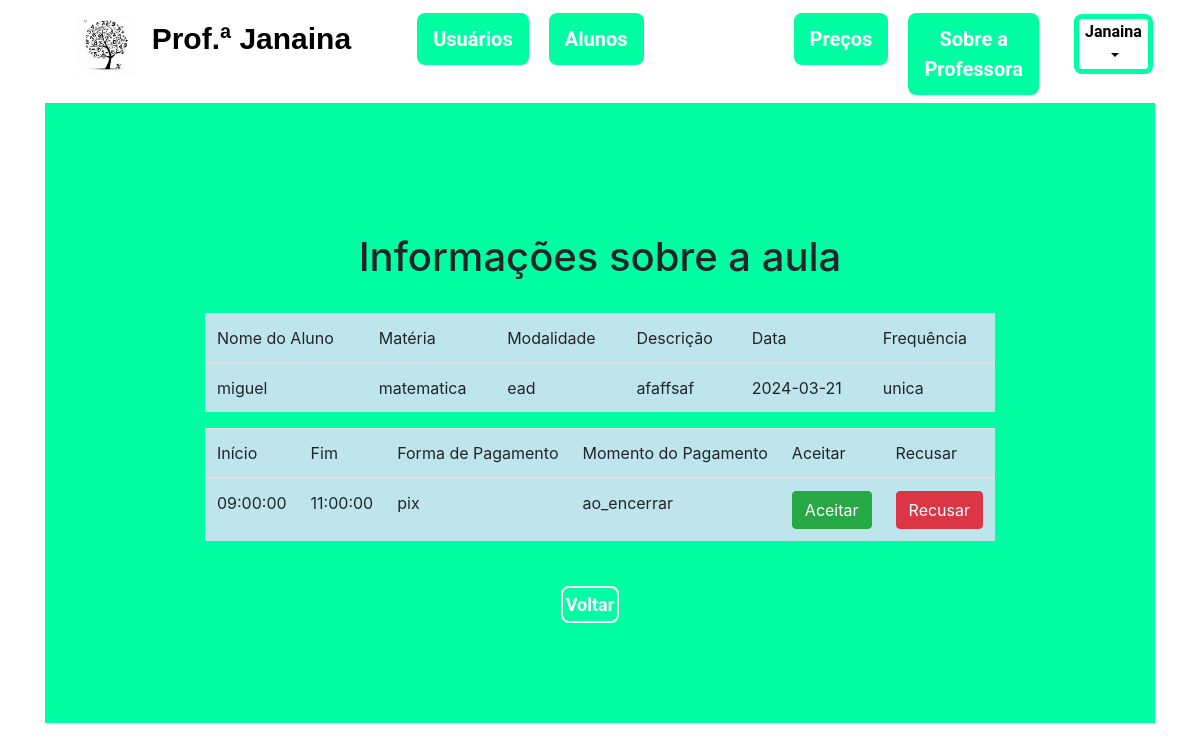
/AgendaPHP/view/verAula.php?id=26 (signed in), run on the app's committed database.
### tables this page shows
CREATE TABLE `aula` (
  `id_aula` int(11) NOT NULL,
  `id_usuario` int(11) NOT NULL,
  `materia` varchar(255) NOT NULL,
  `tipo_aula` varchar(20) NOT NULL,
  `descricao` text NOT NULL,
  `data_aula` varchar(20) NOT NULL,
  `horario_inicio` time NOT NULL,
  `horario_fim` time NOT NULL,
  `metodo_pagamento` enum('pix','dinheiro') DEFAULT NULL,
  `momento_pagamento` enum('ao_encerrar','final_mes','inicio_mes') DEFAULT 'ao_encerrar',
  `frequencia` varchar(20) NOT NULL
);

CREATE TABLE `usuario` (
  `id_usuario` int(11) NOT NULL,
  `nome` varchar(255) NOT NULL,
  `email` varchar(255) NOT NULL,
  `telefone` varchar(11) NOT NULL,
  `tipo` enum('desenvolvedor','professor','aluno') DEFAULT 'aluno',
  `senha` varchar(255) NOT NULL,
  `status` varchar(11) NOT NULL DEFAULT 'ativo'
);

### AgendaPHP/model/conexaoDB.php (called while the page is built, shortened)
<?php
    function connect(){
        $servidor='db';
        $nomeUsuario='php_docker';
        $senhaUsuario='password';
        $base='agenda';
        $conexao=mysqli_connect($servidor, $nomeUsuario, $senhaUsuario, $base) or die(mysqli_connect_error());
        return $conexao;
    }
    function query($sql) {
        global $conexao;
        mysqli_query($conexao, "SET CHARACTER SET utf8");
        $query = mysqli_query($conexao, $sql) or die(mysqli_error($conexao));
        return $query;
    }
?>

### AgendaPHP/model/crudAula.php (called while the page is built, shortened)
<?php
include_once 'conexaoDB.php';
function mostrarAgendamentoAlterar($id){
    $consulta = query("SELECT * FROM aula WHERE id_aula = $id");
    if (mysqli_num_rows($consulta) > 0) {
        $resultado = mysqli_fetch_assoc($consulta);
        return $resultado;
    }
    return 'sem resultados';
}
function buscarUsuario($id_usuario){
    $consultaNome = query("SELECT usuario.nome FROM usuario INNER JOIN aula ON usuario.id_usuario = aula.id_usuario
                            WHERE aula.id_usuario = $id_usuario");
    if (mysqli_num_rows($consultaNome) > 0) {
        $resultado = mysqli_fetch_assoc($consultaNome);
        return $resultado['nome'];
    }
}
function mostrarRequisicoesAlterar($id){
    $consulta = query("SELECT * FROM requisicao WHERE id_requisicao = $id");
    if (mysqli_num_rows($consulta) > 0) {
        $resultado = mysqli_fetch_assoc($consulta);
        return $resultado;
    }
    return 'sem resultados';
}
?>

### AgendaPHP/view/verAula.php (the view, shortened to what this page needs)
<!DOCTYPE html>
<html lang="pt-br">
<head>
    <link rel="stylesheet" href="../css/reset.css">
    <link rel="stylesheet" href="../css/geral.css">
    <link rel="stylesheet" href="https://cdn.jsdelivr.net/npm/bootstrap@4.0.0/dist/css/bootstrap.min.css"
>
    <link href="https://fonts.cdnfonts.com/css/love-light" rel="stylesheet">
</head>
<body>
    <?php
        if(isset($_SESSION['email'])){
            $nomeCompleto = $_SESSION['nome'];
            $partesNome = explode(' ', $nomeCompleto);
            $primeiroNome = $partesNome[0];
        }
    ?>
    <div class="container">
        <nav class="navbar navbar-expand-lg">
            <div class="container-fluid">
                <ul class="navbar-nav me-auto mb-2 mb-lg-0">
                    <a href="paginaPrincipal.php" class="navbar-brand">
                        <img src="../images/logo.jpg" alt="logo do site" width="60">
                        <p class="logo_site">Prof.ª Janaina</p>
                    </a>
                    <li class="nav-item">
                        <button type="button" class="btn-mint"><a class="nav-link active" aria-current="page"
                                href="#">Usuários</a></button>
                    </li>
                    <li class="nav-item">
                        <button type="button" class="btn-mint"><a class="nav-link"
                                href="mostrarAlunos.php">Alunos</a></button>
                    </li>
                    <li class="nav-item espacado">
                        <button type="button" class="btn-mint"><a class="nav-link"
                                href="../view/precos.php">Preços</a></button>
                    </li>
                    <li class="nav-item">
                        <button type="button" class="btn-mint"><a class="nav-link" href="../view/sobre.php">Sobre a
                                Professora</a></button>
                    </li>
                </ul>
            </div>
            <div class="dropdown">
                <button class="user-btn dropdown-toggle" type="button" id="dropdownMenuButton" data-toggle="dropdown"
                    aria-haspopup="true" aria-expanded="false">
                    <?php echo $primeiroNome; ?>
                </button>
            </div>
        </nav>
        <div class="meuContainer">
            <h1>Informações sobre a aula</h1>
            <div class="table-responsive-lg">
                <table class='table table-info'>
                    <thead>
                        <tr>
                            <th scope='col'>Nome do Aluno</th>
                            <th scope='col'>Matéria</th>
                            <th scope='col'>Modalidade</th>
                            <th scope='col'>Descrição</th>
                            <th scope="col">Data</th>
                            <th scope="col">Frequência</th>
                        </tr>
                    </thead>
                    <?php
                        include '../model/crudAula.php';
                        $id = $_GET["id"];
                        $resultado = mostrarRequisicoesAlterar($id);
                        $aula = mostrarAgendamentoAlterar($resultado['id_aula']);
                    ?>
                        <tr>
                            <td><?php echo buscarUsuario($aula['id_usuario']) ?>
                            <td><?php echo $aula['materia'] ?>
                            <td><?php echo $aula['tipo_aula'] ?>
                            <td><?php echo $aula['descricao'] ?>
                            <td><?php echo ($aula['data_aula'])?>
                            <td><?php echo $aula['frequencia'] ?>
                        </tr>
                </table>
                <table class='table table-info'>
                    <thead>
                    <tr>
                            <th scope="col">Início</th>
                            <th scope='col'>Fim</th>
                            <th scope='col'>Forma de Pagamento</th>
                            <th scope="col">Momento do Pagamento</th>
                            <th scope='col'>Aceitar</th>
                            <th scope='col'>Recusar</th>
                        </tr>
                    </thead>
                    <tr>
                            <td><?php echo $aula['horario_inicio'] ?>
                            <td><?php echo $aula['horario_fim'] ?>
                            <td><?php echo $aula['metodo_pagamento'] ?>
                            <td><?php echo ($aula['momento_pagamento'])?>
                            <td><button type="button" class= "btn btn-success" onclick="mudarStatus('aceito')">Aceitar</button></td>
                            <td><button type="button" class="btn btn-danger" onclick="mudarStatus('recusado')">Recusar</button></td>
                        </tr>
                </table>
            </div>
            <div class="botoes-container">
                <a href="../view/verRequisicoes.php" class="botaoVoltar">Voltar</a>
            </div>
        </div>
    </div>
</body>
</html>

### AgendaPHP/css/geral.css (style rules this page uses)
.logo_site { color: #000; font-family: 'Love Light', sans-serif; font-weight: bold; font-size: 30px; margin-top: 3px; margin-right: 50px; display: inline-block; vertical-align: middle; margin-left: 10px; }
.btn-mint { margin-top: 5px; font-weight: bold; font-family: Roboto, sans-serif; font-size: 20px; margin-right: 20px; border: 2px solid #00FFA3; border-radius: 8px; background-color: #00FFA3; }
.navbar-nav a { color: #ffffff; text-decoration: none; }
.user-btn { margin-top: -15px; font-weight: bold; font-family: Roboto, sans-serif; margin-right: 20px; border: 5px solid #00FFA3; border-radius: 8px; background-color: #fff; }
.espacado { margin-left: 130px; }
.meuContainer { background-color: #00FFA3; display: flex; flex-direction: column; justify-content: center; align-items: center; padding-top: 130px; padding-bottom: 100px; box-sizing: border-box; }
.botoes-container { display: flex; justify-content: center; }
.botaoVoltar { text-align: center; margin-top: 5px; font-weight: bold; font-family: Roboto, sans-serif; font-size: 18px; margin-right: 20px; border: 2px solid #fff; border-radius: 8px; background-color: #00FFA3; text-decoration: none; color: #ffffff; padding: 4%; }
.botaoDG, .botaoVoltar { margin-right: 20px; }

### data on the page
aula: id_usuario.nome "miguel", materia "matematica", tipo_aula "ead", descricao "afaffsaf", data_aula "2024-03-21", frequencia "unica", horario_inicio "09:00:00", horario_fim "11:00:00", metodo_pagamento "pix", momento_pagamento "ao_encerrar"

### other printed values
$primeiroNome "Janaina"
